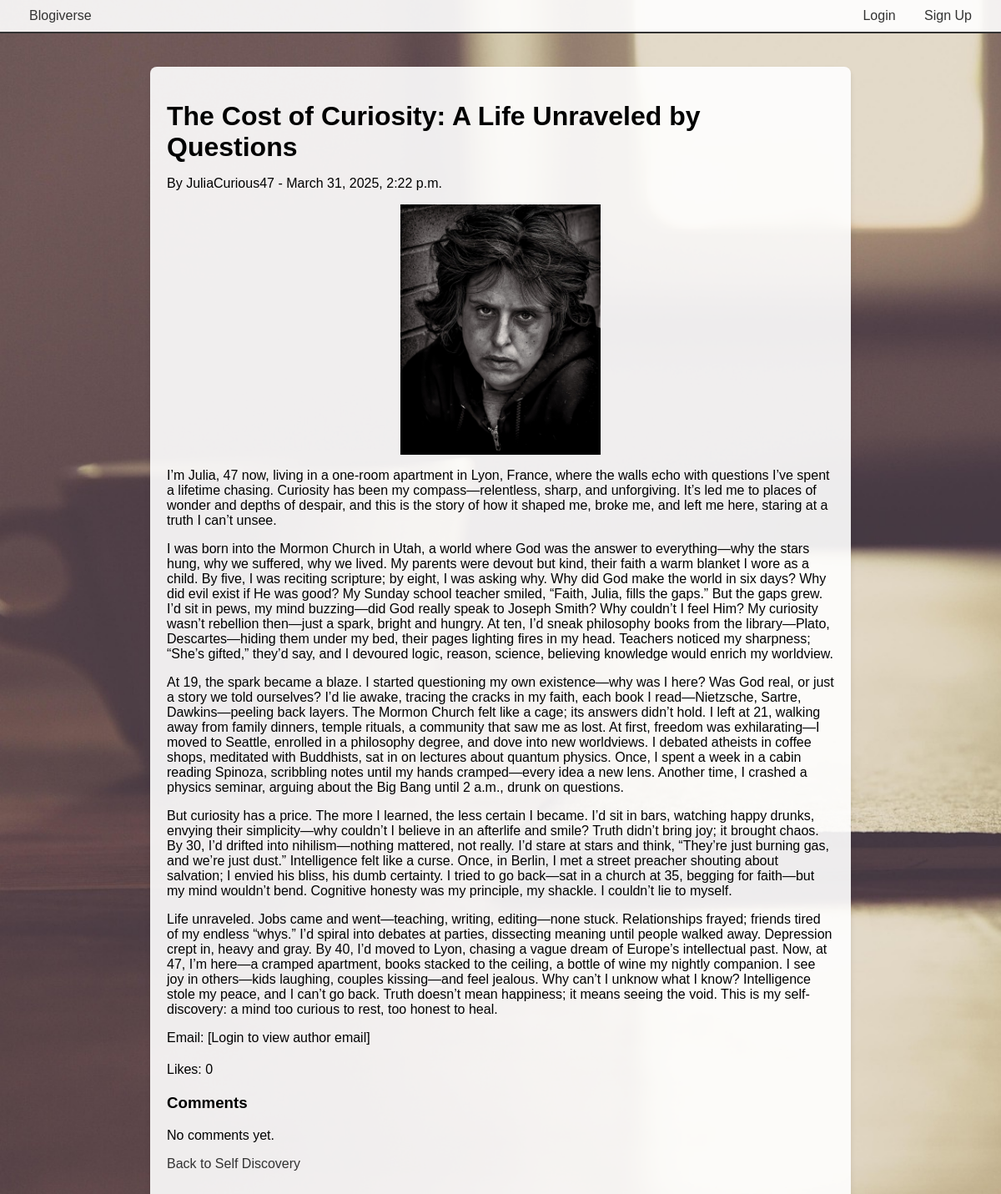
Screenshot of /blogs/post/5/ with the database file from the repository.
### blogs/models.py (models this page shows, shortened)
class BlogPost(models.Model):
    title = models.CharField(max_length=200)
    content = models.TextField()
    author = models.ForeignKey(User, on_delete=models.CASCADE)
    forum = models.ForeignKey(Forum, on_delete=models.CASCADE, default=1)
    created_at = models.DateTimeField(auto_now_add=True)
    photo = models.ImageField(upload_to='blog_photos/', blank=True, null=True)
    likes = models.ManyToManyField(User, related_name='liked_posts', blank=True)

class Forum(models.Model):
    name = models.CharField(max_length=100, unique=True)
    description = models.TextField(blank=True)
    created_at = models.DateTimeField(auto_now_add=True)

### blogs/views.py (the view)
# urls.py: path('blogs/post/<int:post_id>/', views.blog_detail, name='blog_detail'),
def blog_detail(request, post_id):
    post = get_object_or_404(BlogPost, id=post_id)
    return render(request, 'blogs/blog_detail.html', {'post': post})

### templates/blogs/blog_detail.html (shortened to what this page needs)
{% extends 'base.html' %}
{% block content %}
    <div class="post-container">
        <h1>{{ post.title }}</h1>
        <p>By {{ post.author }} - {{ post.created_at }}</p>
        {% if post.photo %}
            <img src="{{ post.photo.url }}" alt="{{ post.author }}'s photo">
        {% endif %}
        <div>{{ post.content|linebreaks }}</div>
        {% if user.is_authenticated %}
            <p>Email: <a href="mailto:{{ post.author.email }}">{{ post.author.email }}</a></p>
        {% else %}
            <p>Email: [Login to view author email]</p>
        {% endif %}
        <div class="likes">
            <p>Likes: {{ post.likes.count }}</p>
        </div>
        <div class="comments">
            <h3>Comments</h3>
            {% for comment in post.comments.all %}
                <div class="comment">
                    <p>{{ comment.content }}</p>
                    <small>By {{ comment.author }} - {{ comment.created_at }}</small>
                </div>
            {% empty %}
                <p>No comments yet.</p>
            {% endfor %}
        </div>
        <p><a href="{% url 'topic_list' forum_name=post.forum.name %}">Back to {{ post.forum.name }}</a></p>
    </div>
{% endblock %}

### templates/base.html (style rules this page uses)
body { font-family: Arial, sans-serif; margin: 0; background-image: url('/static/images/background.jpg'); background-size: cover; min-height: 100vh; }

### templates/blogs/blog_detail.html (style rules this page uses)
body { background-image: url('/static/images/background.jpg'); background-size: cover; min-height: 100vh; margin: 0; }
.post-container { max-width: 800px; margin: 20px auto; padding: 20px; background-color: rgba(255, 255, 255, 0.9); border-radius: 8px; box-shadow: 0 4px 6px rgba(0, 0, 0, 0.1); }
.post-container h1 { margin-bottom: 10px; }
.post-container img { width: 100%; max-width: 800px; max-height: 300px; object-fit: contain; border-radius: 5px; margin: 15px 0; display: block; }
.post-container a { color: #333; text-decoration: none; }
.likes { margin: 20px 0; }
.comments { margin-top: 20px; }

### rows the page displays
BlogPost: title "The Cost of Curiosity: A Life Unraveled by Questions", author "JuliaCurious47", created_at "March 31, 2025, 2:22 p.m.", photo (picture), content "I’m Julia, 47 now, living in a one-room apartment in Lyon, France, where the walls echo with questions I’ve spent a lifetime chasing. Curiosity has been my compass—relentless, sharp, and unforgiving. It’s led me to places of wonder and depths of despair, and this is the story of how it shaped me, broke me, and left me here, staring at a truth I can’t unsee. I was born into the Mormon Church in Utah, a world where God was the answer to everything—why the stars hung, why we suffered, why we lived. My parents were devout but kind, their faith a warm blanket I wore as a child. By five, I was reciting scripture; by eight, I was asking why. Why did God make the world in six days? Why did evil…", likes.count "0", forum.name "Self Discovery"
